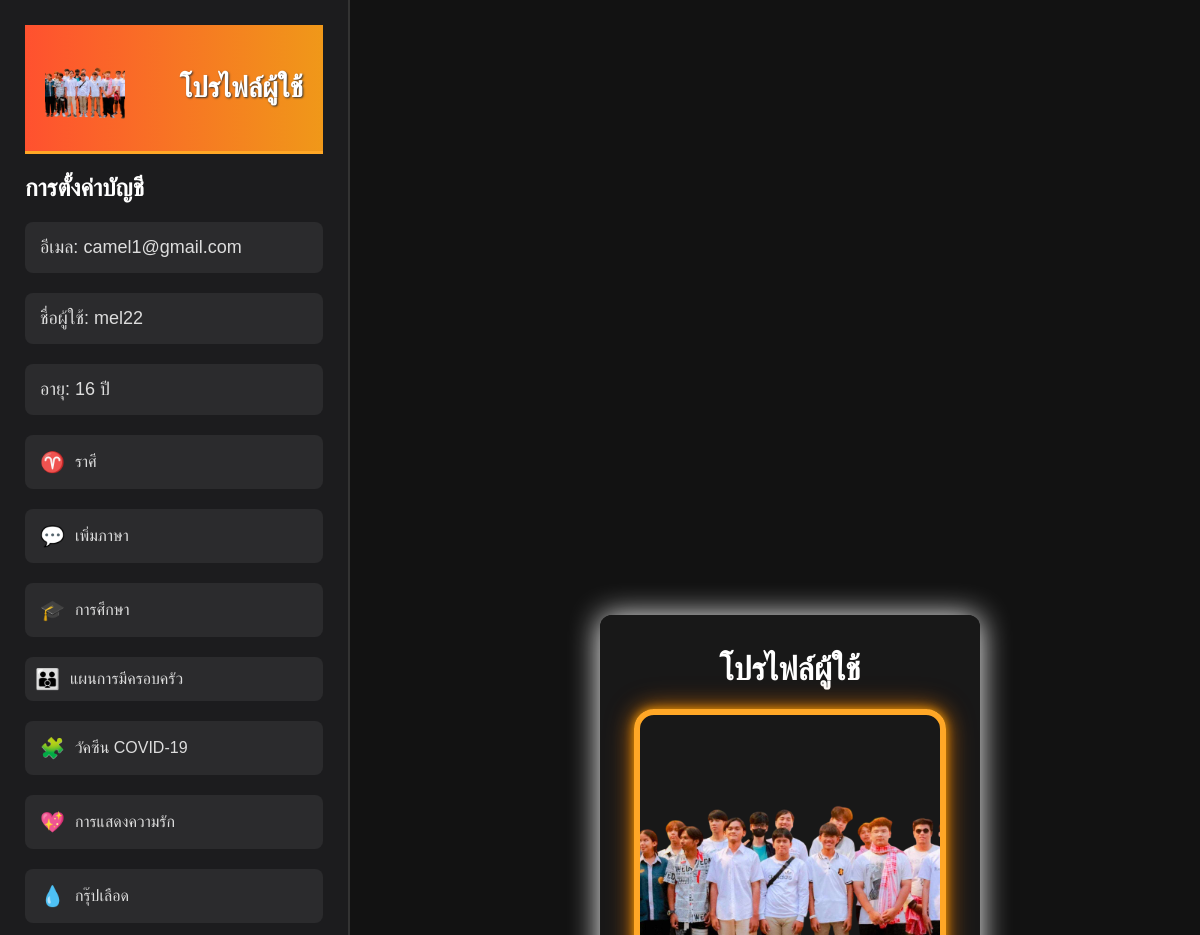
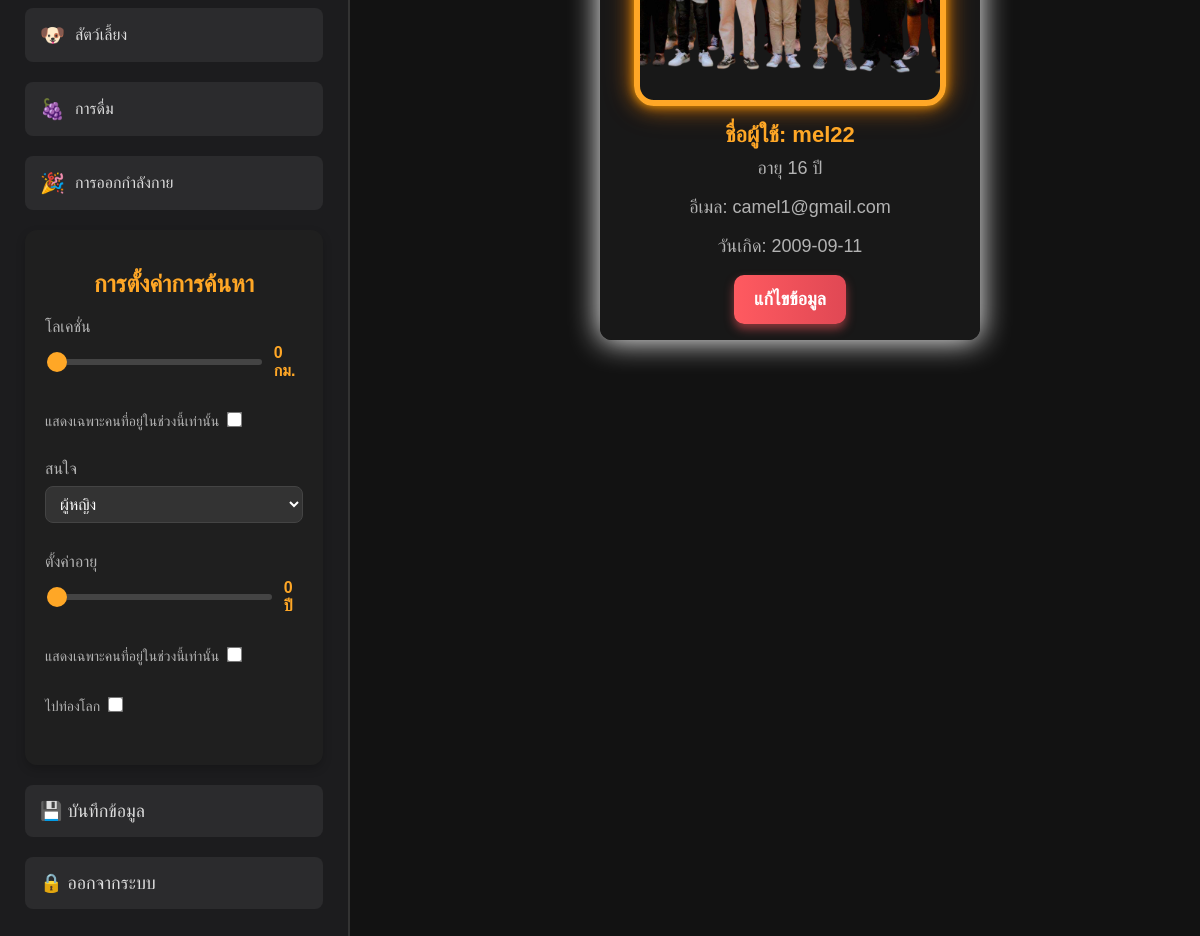
Page /match.php (signed in) on the committed database (2 pictures, top to bottom).
### tables this page shows
CREATE TABLE `users` (
  `id` int(11) NOT NULL,
  `username` varchar(255) NOT NULL,
  `password` varchar(255) NOT NULL,
  `email` varchar(255) NOT NULL,
  `created_at` timestamp NOT NULL DEFAULT current_timestamp()
);

CREATE TABLE `profile1` (
  `id` int(11) NOT NULL,
  `name` varchar(100) NOT NULL,
  `email` varchar(100) NOT NULL,
  `dob` date NOT NULL,
  `gender` enum('male','female','other') NOT NULL,
  `interest` enum('male','female','any') NOT NULL,
  `profile_pictures` text DEFAULT NULL,
  `profile_main` varchar(255) DEFAULT NULL,
  `created_at` timestamp NOT NULL DEFAULT current_timestamp(),
  `password` varchar(255) NOT NULL,
  `phone` varchar(15) DEFAULT NULL
);

### match.php (the view, shortened to what this page needs)
<?php
try {
    $conn = getDatabaseConnection();
    $user_id = intval($_SESSION['user_id']);
    $sql = "
        SELECT
            u.username AS username,
            u.email AS user_email,
            p.dob,
            p.gender,
            p.interest,
            p.profile_pictures
        FROM users u
        LEFT JOIN profile1 p ON u.email = p.email
        WHERE u.id = ?
    ";
    $stmt = $conn->prepare($sql);
    $stmt->bind_param("i", $user_id);
    $stmt->execute();
    $result = $stmt->get_result();
    $profile1 = $result->num_rows > 0 ? $result->fetch_assoc() : [
        'username' => 'ไม่ระบุ',
        'user_email' => 'ไม่ระบุ',
        'dob' => null,
        'gender' => 'ไม่ระบุ',
        'interest' => 'ไม่ระบุ',
        'profile_pictures' => 'default_profile.jpg',
    ];
    $upload_path = "";
    $profile_picture = $profile1['profile_pictures'] ?? 'default_profile.jpg';
    $profile_picture_url = file_exists(__DIR__ . '/' . $upload_path . $profile_picture)
        ? $upload_path . $profile_picture
        : $upload_path . 'default_profile.jpg';
    $age = isset($profile1['dob']) && $profile1['dob'] !== null
        ? (date('Y') - date('Y', strtotime($profile1['dob'])))
        : 'ไม่ทราบอายุ';
} catch (Exception $e) {
    echo "<p style='color: red; text-align: center;'>เกิดข้อผิดพลาด: " . htmlspecialchars($e->getMessage()) . "</p>";
    exit();
}
?>
<!DOCTYPE html>
<html lang="th">
<head>
    <link rel="stylesheet" href="https://cdnjs.cloudflare.com/ajax/libs/font-awesome/6.0.0-beta3/css/all.min.css">
</head>
<body>
<div class="main-container">
    <div class="sidebar">
        <div class="header">
            <div class="profile-icon">
            <a href="MatchPage.php">
    <img src="<?= htmlspecialchars($profile_picture_url) ?>" alt="User Profile Image" class="profile-image">
</a>
            </div>
            <div class="name">โปรไฟล์ผู้ใช้</div>
        </div>
        <h2>การตั้งค่าบัญชี</h2>
    <div class="scroller">
        <div class="sidebar-item">อีเมล: <?= htmlspecialchars($profile1['user_email'] ?? 'ไม่มีข้อมูล') ?></div>
        <div class="sidebar-item">ชื่อผู้ใช้: <?= htmlspecialchars($profile1['username'] ?? 'ไม่มีข้อมูล') ?></div>
        <div class="sidebar-item">อายุ: <?= htmlspecialchars($age) ?> ปี</div>
<div class="sidebar-item" id="openZodiacBtn">
    <span class="sidebar-icon">♈</span>
    <span class="sidebar-label">ราศี</span>
</div>
<div class="sidebar-item" id="openLanguageMenu">
    <span class="sidebar-icon">💬</span>
    <span class="sidebar-label">เพิ่มภาษา</span>
</div>
<div class="sidebar-item" id="openEducationMenu">
    <span class="sidebar-icon">🎓</span>
    <span class="sidebar-label">การศึกษา</span>
</div>
<div class="sidebar-item" id="openFamilyPlanMenu">
    <span class="sidebar-icon">👪</span>
    <span class="sidebar-label">แผนการมีครอบครัว</span>
</div>
<div class="sidebar-item" id="openVaccineMenu">
    <span class="sidebar-icon">🧩</span>
    <span class="sidebar-label">วัคซีน COVID-19</span>
</div>
<div class="sidebar-item" id="openLoveExpressionMenu">
    <span class="sidebar-icon">💖</span>
    <span class="sidebar-label">การแสดงความรัก</span>
</div>
<div class="sidebar-item" id="openBloodTypeMenu">
    <span class="sidebar-icon">💧</span>
    <span class="sidebar-label">กรุ๊ปเลือด</span>
</div>
<div class="sidebar-item" id="openPetMenu">
    <span class="sidebar-icon">🐶</span>
    <span class="sidebar-label">สัตว์เลี้ยง</span>
</div>
<div class="sidebar-item" id="openDrinkMenu">
    <span class="sidebar-icon">🍇</span>
    <span class="sidebar-label">การดื่ม</span>
</div>
<div class="sidebar-item" id="openExerciseMenu">
    <span class="sidebar-icon">🎉</span>
    <span class="sidebar-label">การออกกำลังกาย</span>
</div>
<div class="search-settings">
    <h2>การตั้งค่าการค้นหา</h2>
    <div class="setting-item">
    <label>โลเคชั่น</label>
    <div class="setting-slider">
        <input type="range" min="0" max="100" value="0" id="locationRange" oninput="updateLocationValue()">
        <span id="locationValue">0 กม.</span>
    </div>
</div>
    <div class="setting-item">
        <label>
            <span>แสดงเฉพาะคนที่อยู่ในช่วงนี้เท่านั้น</span>
            <input type="checkbox" id="showNearbyOnly">
        </label>
    </div>
    <div class="setting-item">
        <label>สนใจ</label>
        <select id="interest">
            <option value="ผู้หญิง">ผู้หญิง</option>
        </select>
    </div>
    <div class="setting-item">
    <label>ตั้งค่าอายุ</label>
    <div class="setting-slider">
        <input type="range" min="0" max="60" value="0" id="ageRange" oninput="updateAgeValue()">
        <span id="ageValue">0</span>
    </div>
</div>
    <div class="setting-item">
        <label>
            <span>แสดงเฉพาะคนที่อยู่ในช่วงนี้เท่านั้น</span>
            <input type="checkbox" id="ageNearbyOnly">
        </label>
    </div>
    <div class="setting-item">
        <label>
            <span>ไปท่องโลก</span>
            <input type="checkbox" id="travelWorld">
        </label>
    </div>
</div>
<div style="text-align: center; margin-top: 20px;">
<div class="sidebar-item" id="saveButton" style="cursor: pointer; text-align: center;">💾 บันทึกข้อมูล</div>
</div>
        <div class="sidebar-item" onclick="location.href='index.html'" style="cursor: pointer;">🔒 ออกจากระบบ</div>
    </div>
</div>
        </head>
        <body>
        <div class="profile-container">
            <div>
                <h1>โปรไฟล์ผู้ใช้</h1>
                <img src="<?= htmlspecialchars($profile_picture_url) ?>" class="profile-picture" alt="รูปโปรไฟล์">
                <div class="profile-name">ชื่อผู้ใช้: <?= htmlspecialchars($profile1['username'] ?? 'ไม่มีข้อมูล') ?></div>
                <div class="profile-age">อายุ <?= htmlspecialchars($age ?? 'ไม่ระบุ') ?> ปี</div>
                <div class="profile-section">
                    <p>อีเมล: <?= htmlspecialchars($profile1['user_email'] ?? 'ไม่มีข้อมูล') ?></p>
                    <p>วันเกิด: <?= htmlspecialchars($profile1['dob'] ?? 'ไม่ระบุ') ?></p>
                </div>
                <button class="edit-button" onclick="openEditPage()">แก้ไขข้อมูล</button>
            </div>
        </div>
</body>
</html>

### rows in the picture
users: profile1.profile_pictures (picture), email "camel1@gmail.com", username "mel22", profile1.dob "16", profile1.dob "2009-09-11"
